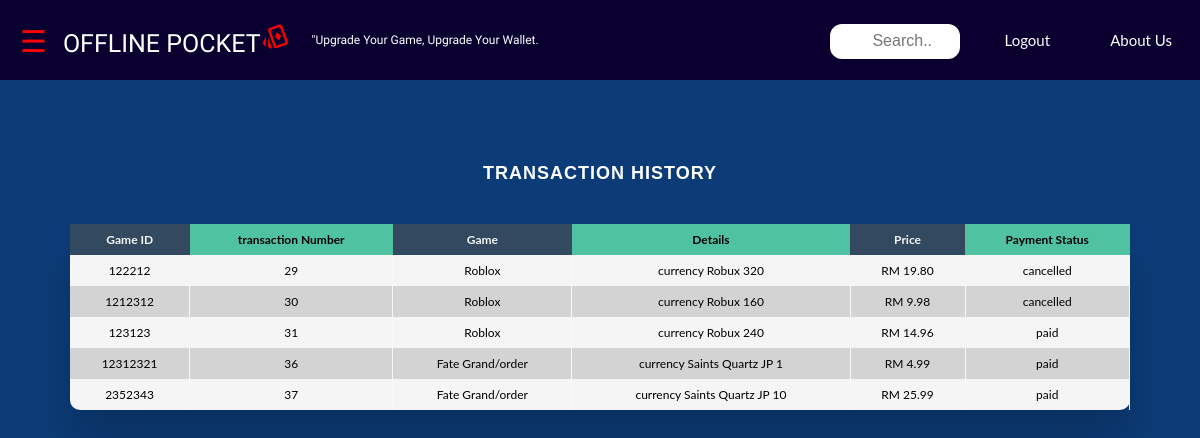
The page /history.php (signed in) on the database its author committed.
### tables this page shows
CREATE TABLE `status` (
  `user_id` int(70) NOT NULL,
  `transactionID` int(11) NOT NULL,
  `status_approval` varchar(255) DEFAULT NULL,
  `status_admin` varchar(50) DEFAULT NULL
);

CREATE TABLE `gametransaction` (
  `transactionID` int(11) NOT NULL,
  `user_id` int(70) NOT NULL,
  `gameID` varchar(10) NOT NULL,
  `gameName` varchar(50) NOT NULL,
  `gameType` varchar(50) NOT NULL,
  `userID` varchar(10) NOT NULL,
  `userServer` varchar(50) NOT NULL,
  `realCurrency` decimal(10,2) NOT NULL,
  `inGameCurrency` varchar(50) NOT NULL,
  `paymentType` varchar(10) NOT NULL,
  `userEmail` varchar(50) NOT NULL
);

### history.php (the view, shortened to what this page needs)
<!DOCTYPE html>
<html>
<head>
	<link href="transactionStyle2.css" rel="stylesheet" type="text/css" />
	 <link href="termStyle.css" rel="stylesheet" type="text/css" />
</head>
    <?php include 'header.php';?>
<br><br><br><br><br>
	<body>
    <h2 >TRANSACTION HISTORY</h2>
    <div class="table-wrapper">
        <table class="fl-table">
            <thead>
                <tr>
                    <th>Game ID</th>
                    <th>transaction Number</th>
                    <th>Game</th>
                    <th>Details</th>
                    <th>Price</th>
                    <th>Payment Status</th>
                </tr>
            </thead>
            <tbody>
                <?php
if(isset($_SESSION['currentUser'])){
                            $currentID = $_SESSION['currentID'];
                            }else{
                            $currentID = '';
                            echo "<script>alert('Please register or login to use the service.');</script>";
                            echo "<script>window.location.href = 'homeScreen.php';</script>";
                            };
		$hostname ="localhost";
		$username ="root";
		$password = "";
		$dbname = "offline_pocket";
		$connect = mysqli_connect($hostname,$username,$password,$dbname) or DIE("connection failed.");
		$sql = "SELECT * FROM ((status INNER JOIN gametransaction ON status.transactionID = gametransaction.transactionID) INNER JOIN users ON status.user_id = users.user_id) where status.user_id = $currentID; ";
		$sendsql = mysqli_query($connect, $sql);
                foreach ($sendsql as $row) {
                    echo "<tr>";
                    echo "<td>".$row["userID"]."</td>";
                    echo "<td>".$row["transactionID"]."</td>";
                    echo "<td> ".$row["gameName"]."<p> </p> </td>";
                    echo "<td>currency ".$row["inGameCurrency"]."</td>";
                    echo "<td>RM ".$row["realCurrency"]."</td>";
                    echo "<td>".$row["status_approval"]."</td>";
                    echo "</tr>";
                }
                ?>
            </tbody>
        </table>
    </div>
</body>
</html>

### header.php (shortened to what this page needs)
<!DOCTYPE html>
<html>
<head>
	<link href="stylePocket.css" rel="stylesheet" type="text/css" />
	<link href="loginStyle.css" rel="stylesheet" type="text/css" />
</head>
<body>
	<?php include 'login.php'; ?>
		<nav class="navs">
			<span style="font-size:30px; color:red; padding-left:20px; cursor:pointer" onclick="openNav()">&#9776;</span>
			<div class="logo"><a href="homeScreen.php">OFFLINE POCKET<span style="font-size:30px; color:red;" class="material-symbols-outlined" >
			playing_cards</span></a></div>
			<div class="moto">"Upgrade Your Game, Upgrade Your Wallet.</div>
			<div class="nav-links">
				<?php if($_SERVER['REQUEST_METHOD'] === 'POST' && isset($_POST['email']) && isset($_POST['password'])) { ?>
					<ul>
						<li><form><input type="text" id="searchInput" name="search" placeholder="Search.." onkeydown="handleSearch(event)" ></form></li>
						<li>
							<?php
							if(isset($_SESSION['currentUser'])){
							$currentUser = $_SESSION['currentUser'];
							echo "<li><a class='btnLogout-popup' onclick='confirmLogout()'>Logout</a></li>";
							}else{
							$currentUser = 'Not logged in';
							};
							?>
							<!--
							<div class="sub-menu-1">
								<ul>
									<li><a href='#logut'>Log out</a></li>
								</ul>
							</div>
						-->
							</a></li>
						<li><a href="aboutUs.php">About Us</a></li>
					</ul>
				<?php } else { ?>
				<ul>
					<li><form><input type="text" id="searchInput" name="search" placeholder="Search.." onkeydown="handleSearch(event)" ></form></li>
						<?php
							if(isset($_SESSION['currentUser'])){
							echo "<li><a class='btnLogout-popup' onclick='confirmLogout()'>Logout</a></li>";
							}else{
							$currentUser = 'Not logged in';
							echo "<li><a  class='btnLogin-popup'>Login</a></li>";
							};
							?>
					<li><a href="aboutUs.php">About Us</a></li>
				</ul>
				<?php } ?>
			</div>
		</nav>
		<br><Br>
		</body>
		</html>

### login.php (shortened to what this page needs)
<!DOCTYPE html>
<html>
<head>
	<link href="loginStyle.css" rel="stylesheet" type="text/css" />
</head>
<body>
</body>
</html>

### transactionStyle2.css (style rules this page uses)
* { margin: 0; padding: 0; }
body { font-family: "Lato", sans-serif; transition: background-color 0.5s; background-color:#0C3C78; height:auto; display: block; }
.navs { display: flex; padding: 2% 6% ; justify-content: left; align-items: center; position: fixed; margin-left: 0; padding: 0; overflow: hidden; top: 0; width: 100%; background-color: #090030; z-index: 5; height:10%; }
.logo a { list-style-type: none; color: white; padding: 14px 16px; font-size: 25px; cursor: pointer; text-decoration: none; font-family: 'Allerta Stencil', sans-serif; left:0; }
.moto { list-style-type: none; color: white; padding: 5px 5px; font-size: 12px; text-decoration: none; font-family: 'Allerta Stencil', sans-serif; left:0; }
.nav-links { flex: 1; text-align: right; }
.nav-links ul li { list-style-type: none; position: relative; display: inline-block; padding: 8px 12px; text-align: center; }
.nav-links ul li a { display: inline-block; color: white; padding: 14px 16px; text-decoration: none; font-size: 15px; transition-duration: 0.4s; cursor: pointer; border-radius: 12px; }
input[type=text] { width: 70%; height:35px; box-sizing: border-box; border: 2px solid black; border-radius: 12px; font-size: 16px; background-color: white; color:black; background-image: url('searchicon.png'); background-position: 10px 10px; background-repeat: no-repeat; padding: 5px 6px 6px 10px; -webkit-transition: width 1s ease-in-out; transition: width 1s ease-in-out; text-align:left; }
h2 { text-align:center; color: #090030; }

### stylePocket.css (style rules this page uses)
* { margin: 0; padding: 0; }
body { font-family: "Lato", sans-serif; transition: background-color 0.5s; background-color:#0C3C78; height:auto; display: block; }
.navs { display: flex; padding: 2% 6% ; justify-content: left; align-items: center; position: fixed; margin-left: 0; padding: 0; overflow: hidden; top: 0; width: 100%; background-color: #090030; z-index: 5; height:10%; }
.logo a { list-style-type: none; color: white; padding: 14px 16px; font-size: 25px; cursor: pointer; text-decoration: none; font-family: 'Allerta Stencil', sans-serif; left:0; }
.moto { list-style-type: none; color: white; padding: 5px 5px; font-size: 12px; text-decoration: none; font-family: 'Allerta Stencil', sans-serif; left:0; }
.nav-links { flex: 1; text-align: right; }
.nav-links ul li { list-style-type: none; position: relative; display: inline-block; padding: 8px 12px; text-align: center; }
.nav-links ul li a { display: inline-block; color: white; padding: 14px 16px; text-decoration: none; font-size: 15px; transition-duration: 0.4s; cursor: pointer; border-radius: 12px; }
.nav-links ul li form input { width: 130px; box-sizing: border-box; border: 2px solid white; border-radius: 12px; font-size: 16px; background-color: white; background-image: url('searchicon.png'); background-position: 10px 10px; background-repeat: no-repeat; padding: 12px 20px 12px 40px; -webkit-transition: width 1s ease-in-out; transition: width 1s ease-in-out; text-align:left; }

### history.php (style rules this page uses)
* { box-sizing: border-box; -webkit-box-sizing: border-box; -moz-box-sizing: border-box; }
body { font-family: 'PilotCommand.otf', sans-serif; text-align: center; }
h2 { font-family: 'PilotCommand.otf', sans-serif; text-align: center; font-size: 18px; text-transform: uppercase; letter-spacing: 1px; color: white; padding: 30px 0; }
.table-wrapper { margin: 10px 70px 70px; box-shadow: 0px 35px 50px rgba(0, 0, 0, 0.2); }
.fl-table { border-radius: 10px; font-size: 12px; font-weight: normal; border: none; border-collapse: collapse; width: 100%; max-width: 100%; white-space: nowrap; background-color: whitesmoke; }
.fl-table td, .fl-table th { text-align: center; padding: 8px; }
.fl-table td { border-right: 1px solid #f8f8f8; font-size: 12px; }
.fl-table thead th { color: black; background: #4fc3a1; }
.fl-table thead th:nth-child(odd) { color: whitesmoke; background: #324960; }
.fl-table tr:nth-child(even) { background: lightgray; }

### rows shown on the page
status: gametransaction.userID "122212", gametransaction.transactionID "29", gametransaction.gameName "Roblox", gametransaction.inGameCurrency "Robux 320", gametransaction.realCurrency "19.80", status_approval "cancelled"
status: gametransaction.userID "1212312", gametransaction.transactionID "30", gametransaction.gameName "Roblox", gametransaction.inGameCurrency "Robux 160", gametransaction.realCurrency "9.98", status_approval "cancelled"
status: gametransaction.userID "123123", gametransaction.transactionID "31", gametransaction.gameName "Roblox", gametransaction.inGameCurrency "Robux 240", gametransaction.realCurrency "14.96", status_approval "paid"
status: gametransaction.userID "12312321", gametransaction.transactionID "36", gametransaction.gameName "Fate Grand/order", gametransaction.inGameCurrency "Saints Quartz JP 1", gametransaction.realCurrency "4.99", status_approval "paid"
status: gametransaction.userID "2352343", gametransaction.transactionID "37", gametransaction.gameName "Fate Grand/order", gametransaction.inGameCurrency "Saints Quartz JP 10", gametransaction.realCurrency "25.99", status_approval "paid"
